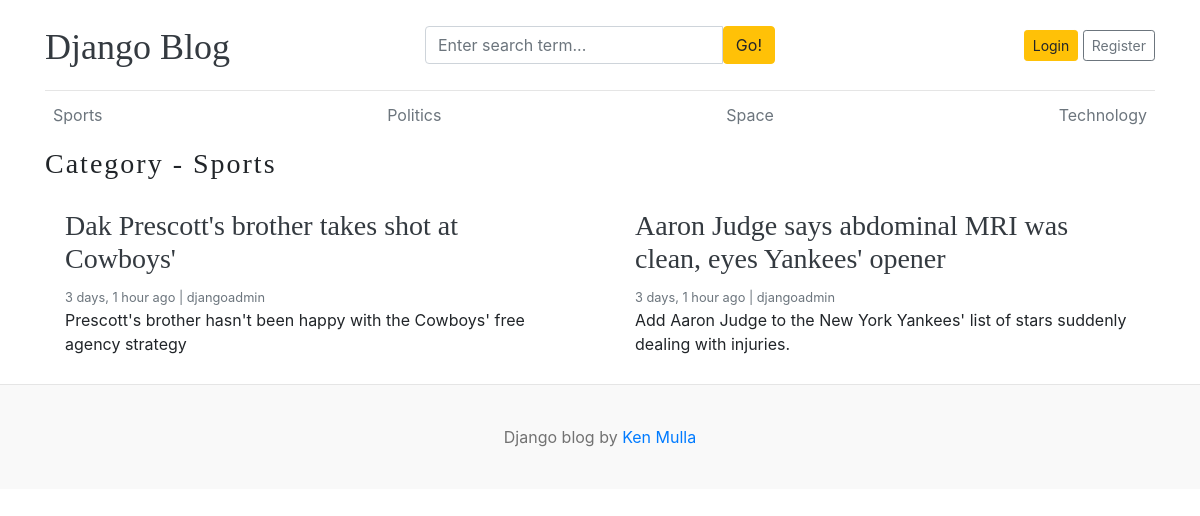
Page /category/1/ on the committed database.
### blogs/models.py (models this page shows, shortened)
class Category(models.Model):
    category_name = models.CharField(max_length=50, unique=True)
    created_at = models.DateTimeField(auto_now_add=True)
    updated_at = models.DateTimeField(auto_now=True)
    class Meta:
        verbose_name_plural = 'categories'
    def __str__(self):
        return self.category_name

class Blog(models.Model):
    title = models.CharField(max_length=100)
    slug = models.SlugField(max_length=150, unique=True, blank=True)
    category = models.ForeignKey(Category, on_delete=models.CASCADE)
    author = models.ForeignKey(User, on_delete=models.CASCADE)
    featured_image = models.ImageField(upload_to='uploads/%Y/%m/%d')
    short_descripiton = models.TextField(max_length=500)
    blog_body = models.TextField(max_length=2000)
    status = models.CharField(max_length=20, choices=STATUS_CHOICES, default="Draft")
    is_featured = models.BooleanField(default=False)
    created_at = models.DateTimeField(auto_now_add=True)
    updated_at = models.DateTimeField(auto_now=True)

### blogs/views.py (the view)
# urls.py: path('<int:category_id>/', views.posts_by_category, name='posts_by_category')
def posts_by_category(request, category_id):
    posts = Blog.objects.filter(status='Published', category=category_id)
    try:
        category = Category.objects.get(pk=category_id)
    except:
        return redirect('home')
    context = {
        'posts': posts,
        'category_id': category,
    }
    return render(request, 'posts_by_category.html', context)

### blogs/context_processors.py (called while the page is built)
def get_categories(request):
    categories = Category.objects.all()
    return dict(categories=categories)

def get_social_links(request):
    social_links = SocialLink.objects.all()
    return dict(social_links=social_links)

### templates/posts_by_category.html
{% extends 'base.html' %}
{% block content %}
  <h3 classs="text-uppercase text-warning" style="letter-spacing: 2px;">Category - {{ category_id }}</h3>
  <div class="row mb-2">
    {% if posts %}
    {% for post in posts %}
    <div class="col-md-6">
      <div class="card border-0" >
        <div class="card-body">
          <h3><a href="{% url 'blogs' post.slug %}" class="text-dark"> {{ post.title }}</a></h3>
          <small class="mb-1 text-muted">{{ post.created_at | timesince}} ago | {{ post.author }}</small>
          <p class="card-text">{{ post.short_descripiton | truncatewords:25}}</p>
        </div>
      </div>
    </div>
    {% endfor %}
    {% else %}
    <p>No posts found</p>
    {% endif %}
  </div>
</div>
{% endblock %}

### templates/base.html (shortened to what this page needs)
{% load static %}
<!DOCTYPE html>
<html lang="en">
<head>
    <link href="https://getbootstrap.com/docs/4.0/dist/css/bootstrap.min.css" rel="stylesheet">
    <link href="{% static 'css/blog.css' %}" rel="stylesheet">
    <link rel="stylesheet" href="https://cdnjs.cloudflare.com/ajax/libs/font-awesome/4.7.0/css/font-awesome.min.css">
  </head>
<body>
    <div class="container">
      <header class="blog-header py-3">
        <div class="row flex-nowrap justify-content-between align-items-center">
          <div class="col-4 pt-1">
            <a class="blog-header-logo text-dark" href="/">Django Blog</a>
          </div>
          <div class="col-4">
            <form action="{% url 'search' %} " method="GET">
                <div class="input-group">
                    <input class="form-control" type="text" name="keyword" value="{{ keyword }}" placeholder="Enter search term..." aria-label="Enter search term..." aria-describedby="button-search" />
                    <button type="submit" class="btn btn-warning" id="button-search" type="button">Go!</button>
                </div>
            </form>
          </div>
          <div class="col-4 d-flex justify-content-end align-items-center">
            {% if not user.is_authenticated %}
            <a class="btn btn-sm btn-warning" href="{% url 'login' %}">Login</a> &nbsp;
            <a class="btn btn-sm btn-outline-secondary" href="{% url 'register' %}">Register</a>
            {% else %}
            <span> <a href="{% url 'dashboard' %}"> Dashboard</a></span>
            &emsp;&emsp;
            <span><a href="{% url 'logout' %}"> Logout</a></span>
            {% endif %}
          </div>
        </div>
      </header>
      <div class="nav-scroller py-1 mb-2">
        <nav class="nav d-flex justify-content-between">
          {% for cat in categories %}
          <a class="p-2 text-muted" href="{% url 'posts_by_category' cat.id %}">{{ cat.category_name }}</a>
          {% endfor %}
        </nav>
      </div>
{% block content %}
{% endblock %}
<footer class="blog-footer">
    <p>Django blog by <a href="#">Ken Mulla</a></p>
  </footer>
  </body>
  </html>

### blog_main/static/css/blog.css (style rules this page uses)
.blog-header { border-bottom: 1px solid #e5e5e5; }
.blog-header-logo { font-family: "Playfair Display", Georgia, "Times New Roman", serif; font-size: 2.25rem; }
h1, h2, h3, h4, h5, h6 { font-family: "Playfair Display", Georgia, "Times New Roman", serif; }
.blog-footer { padding: 2.5rem 0; color: #727272; text-align: center; background-color: #f9f9f9; border-top: .05rem solid #e5e5e5; }
.blog-footer p:last-child { margin-bottom: 0; }

### rows in the picture
Category: category_name "Sports"
Category: category_name "Politics"
Category: category_name "Space"
Category: category_name "Technology"
Blog: title "Dak Prescott's brother takes shot at Cowboys'", created_at "3 days, 1 hour", author "djangoadmin", short_descripiton "Prescott's brother hasn't been happy with the Cowboys' free agency strategy"
Blog: title "Aaron Judge says abdominal MRI was clean, eyes Yankees' opener", created_at "3 days, 1 hour", author "djangoadmin", short_descripiton "Add Aaron Judge to the New York Yankees' list of stars suddenly dealing with injuries."
